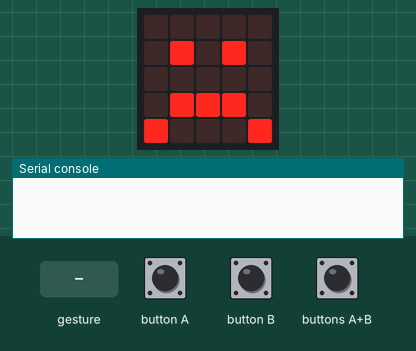
The program below on a simulated BBC micro:bit (MakeCode). On the bench: the board's 5×5 LED display, the last lines printed to the serial console. Inputs (shaded band) come from the test bench. No radio messages arrive unless stated (any console line starting 'radio sent:' is added by the test bench); a tilt is held for 1.5 s and a shake lasts 1 s, then the board lies face up again.

Above: at 1.6 s.
1.7 s: button A pressed for 0.15 s
At 2.9 s:
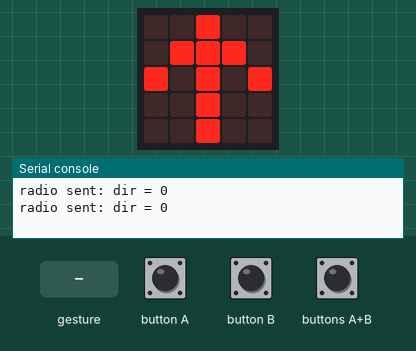
3.4 s: button B pressed for 0.15 s
At 5.1 s:
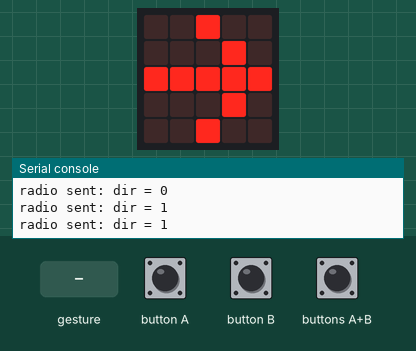
5.5 s: buttons A+B pressed for 0.15 s
At 7.3 s:
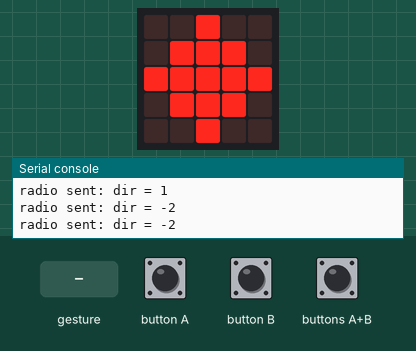
7.6 s: button A pressed for 0.15 s
At 9.4 s:
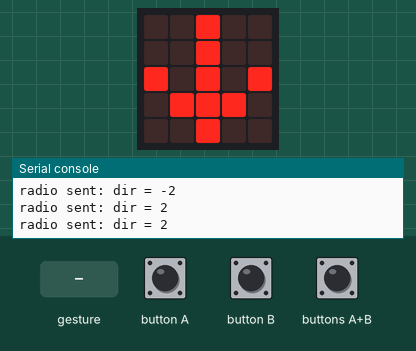
9.7 s: buttons A+B pressed for 1 s
At 11.6 s:
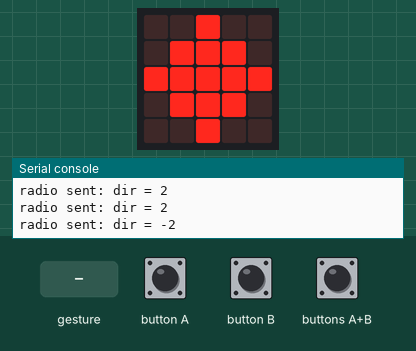
12.3 s: gesture 'shake'
At 13.8 s:
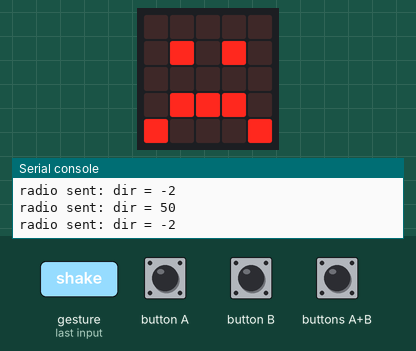
Timing chart, 0 to 15.3 s (numbered marks = the images above; inputs shaded):
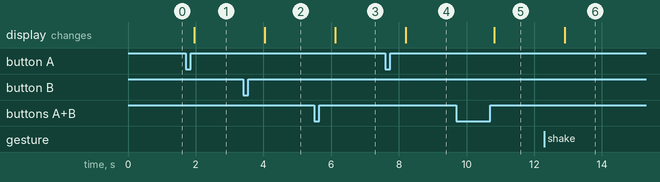

Measured:
- after the input at 1.7 s, the display: changes after 0.26 s (image 1)
- after the input at 3.4 s, the display: changes after 0.64 s (image 2)
- after the input at 5.5 s, the display: changes after 0.63 s (image 3)
- after the input at 7.6 s, the display: changes after 0.61 s (image 4)
- after the input at 9.7 s, the display: changes after 1.1 s (image 5)
- after the input at 12.3 s, the display: changes after 0.60 s (image 6)

The program:

main.ts
```typescript
input.onButtonPressed(Button.A, function () {
    if (state == 50) {
        state = 0
        basic.pause(100)
    } else {
        state += -1
        basic.pause(100)
    }
})
input.onGesture(Gesture.Shake, function () {
    radio.sendValue("dir", 50)
    state = 50
})
input.onButtonPressed(Button.AB, function () {
    if (state == 50) {
        state = 0
        basic.pause(100)
    } else {
        state += 2
        basic.pause(100)
    }
})
input.onButtonPressed(Button.B, function () {
    if (state == 50) {
        state = 0
        basic.pause(100)
    } else {
        state += 1
        basic.pause(100)
    }
})
let state = 0
radio.setGroup(7)
basic.showLeds(`
    . . . . .
    . # . # .
    . . . . .
    . # # # .
    # . . . #
    `)
state = 50
basic.forever(function () {
    if (state == 0) {
        basic.showLeds(`
            . . # . .
            . # # # .
            # . # . #
            . . # . .
            . . # . .
            `)
        radio.sendValue("dir", 0)
    } else if (state == 1) {
        basic.showLeds(`
            . . # . .
            . . . # .
            # # # # #
            . . . # .
            . . # . .
            `)
        radio.sendValue("dir", 1)
    } else if (state == -1) {
        basic.showLeds(`
            . . # . .
            . # . . .
            # # # # #
            . # . . .
            . . # . .
            `)
        radio.sendValue("dir", -1)
    } else if (state == 2) {
        basic.showLeds(`
            . . # . .
            . . # . .
            # . # . #
            . # # # .
            . . # . .
            `)
        radio.sendValue("dir", 2)
    } else if (state == 50) {
        basic.showLeds(`
            . . . . .
            . # . # .
            . . . . .
            . # # # .
            # . . . #
            `)
    } else {
        basic.showLeds(`
            . . # . .
            . # # # .
            # # # # #
            . # # # .
            . . # . .
            `)
        radio.sendValue("dir", -2)
    }
    basic.pause(100)
})
```

test.ts
```typescript
// aquí va el archivo "tests"; esto no se compilará cuando este paquete se utilice como una extensión.
```
